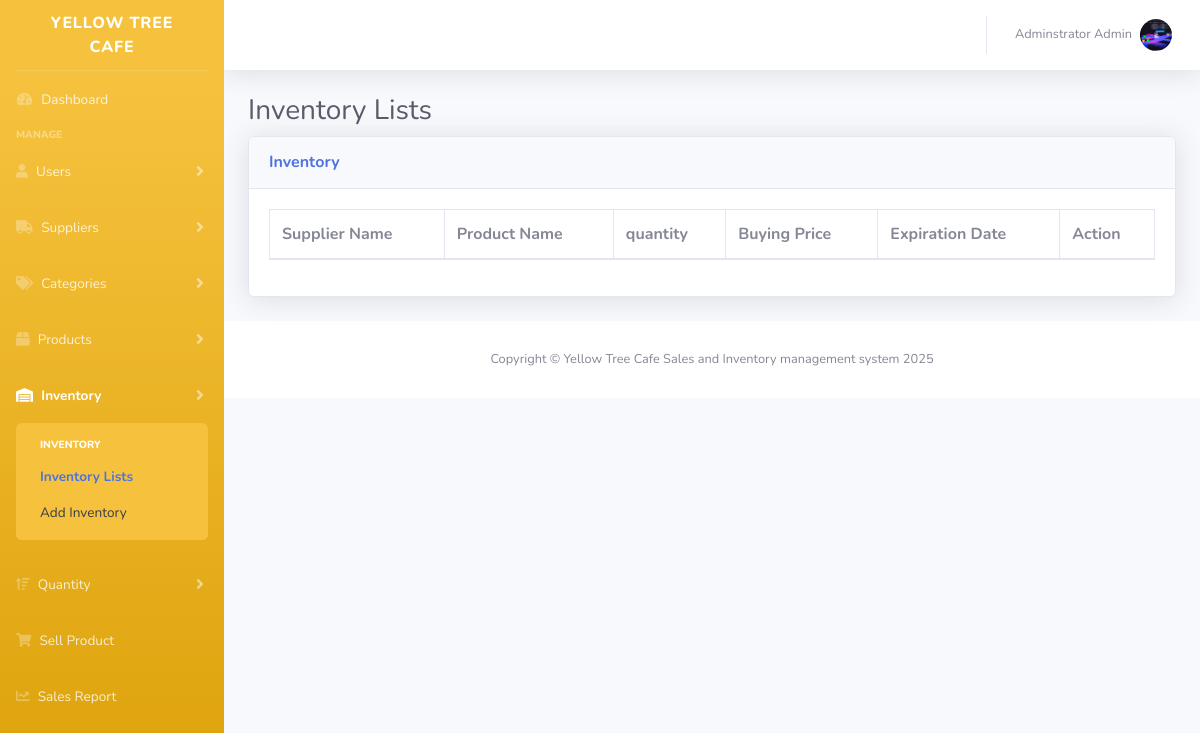
The page /admin/index.php?page=inventory (signed in) on the database as committed earlier.
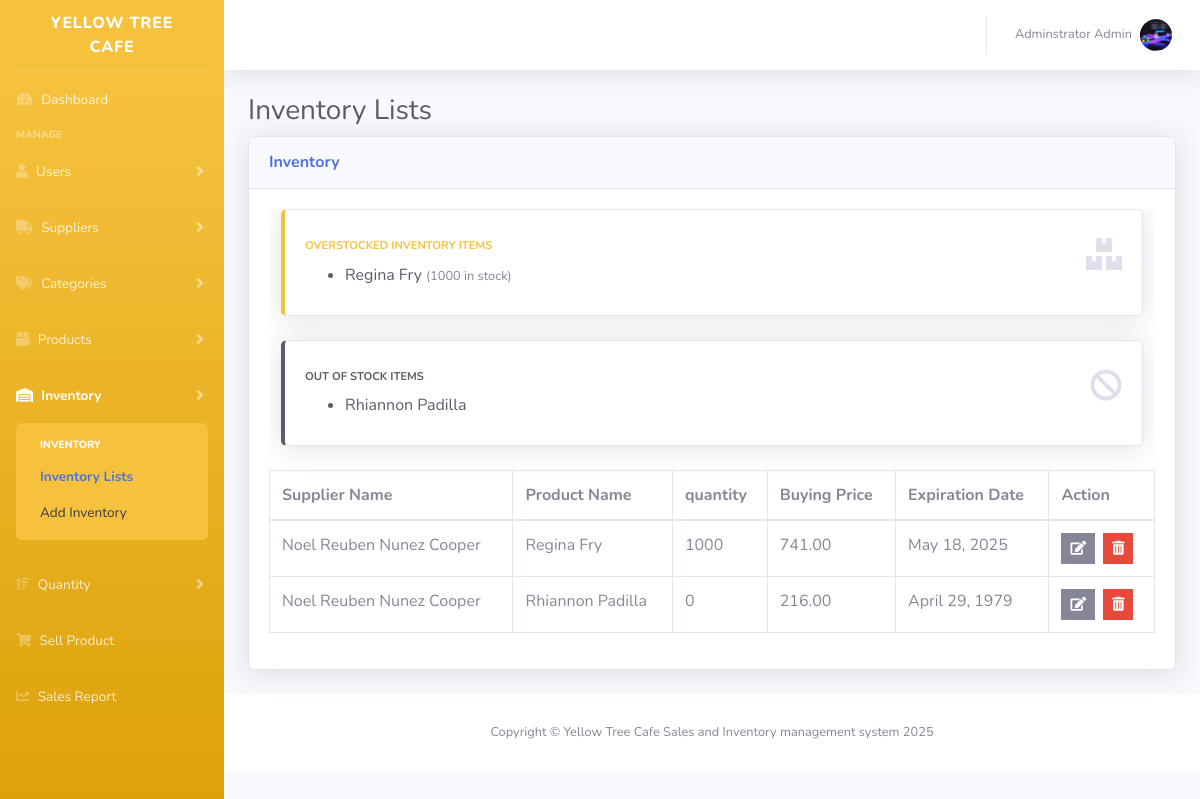
The same page on the database as committed later.
### tables this page shows
CREATE TABLE `users` (
  `id` int(11) NOT NULL,
  `fname` varchar(50) NOT NULL,
  `mname` varchar(50) NOT NULL,
  `lname` varchar(50) NOT NULL,
  `email` varchar(50) NOT NULL,
  `contact` varchar(30) NOT NULL,
  `password` varchar(225) NOT NULL,
  `address` longtext DEFAULT NULL,
  `role` varchar(50) NOT NULL,
  `photo` varchar(225) DEFAULT NULL,
  `created_at` timestamp NOT NULL DEFAULT current_timestamp() ON UPDATE current_timestamp(),
  `updated_at` date NOT NULL
);

CREATE TABLE `inventory` (
  `id` int(11) NOT NULL,
  `supplier_id` int(11) NOT NULL,
  `product_name` varchar(255) NOT NULL,
  `quantity` int(10) DEFAULT 0,
  `buy_price` varchar(10) DEFAULT NULL,
  `expDate` date NOT NULL,
  `updated_at` date NOT NULL,
  `created_at` date NOT NULL DEFAULT current_timestamp()
);

CREATE TABLE `suppliers` (
  `id` int(11) NOT NULL,
  `fname` varchar(50) NOT NULL,
  `mname` varchar(50) NOT NULL,
  `lname` varchar(50) NOT NULL,
  `company` varchar(30) NOT NULL,
  `contact` varchar(50) NOT NULL,
  `email` varchar(30) NOT NULL,
  `address` longtext NOT NULL,
  `created_at` timestamp NOT NULL DEFAULT current_timestamp(),
  `updated_at` timestamp NOT NULL DEFAULT current_timestamp()
);

### app/session/adminSession.php (called while the page is built, shortened)
<?php
    require_once(__DIR__ . '/../init.php');
	$sql = "SELECT * FROM users WHERE id = '".$_SESSION['admin']."'";
	$query = $conn->query($sql);
	$user = $query->fetch_assoc();
?>

### admin/inventory.php (the view, shortened to what this page needs)
<?php
$sql = "SELECT *, inventory.id AS inven_id FROM inventory
  LEFT JOIN suppliers  ON inventory.supplier_id = suppliers.id
";
$result = mysqli_query($conn, $sql);
$items = mysqli_fetch_all($result, MYSQLI_ASSOC);
function getOverstockedItems($conn, $threshold = 100)
{
  $query = "SELECT product_name, quantity FROM inventory WHERE quantity > $threshold";
  $result = mysqli_query($conn, $query);
  $items = [];
  while ($row = mysqli_fetch_assoc($result)) {
    $items[] = $row;
  }
  return $items;
}
function getOutOfStockItems($conn) {
    $query = "SELECT product_name FROM inventory WHERE quantity = 0";
    $result = mysqli_query($conn, $query);
    $items = [];
    while ($row = mysqli_fetch_assoc($result)) {
        $items[] = $row;
    }
    return $items;
}
$overstocked_items = getOverstockedItems($conn);
$out_of_stock_items = getOutOfStockItems($conn);
?>
<div class="content-wxrapper">
  <div class="container-fluid">
    <h1 class="h3 mb-2 text-gray-800">Inventory Lists</h1>
    <div class="card shadow mb-4">
      <div class="card-header py-3">
        <h6 class="m-0 font-weight-bold text-primary">Inventory</h6>
      </div>
      <div class="card-body">
        <div class="table-responsive">
          <?php if (count($overstocked_items) > 0): ?>
            <div class="col-xl-12 col-md-12 mb-4">
              <div class="card border-left-warning shadow h-100 py-2">
                <div class="card-body">
                  <div class="row no-gutters align-items-start">
                    <div class="col mr-2">
                      <div class="text-xs font-weight-bold text-warning text-uppercase mb-2">
                        Overstocked Inventory Items
                      </div>
                      <ul class="mb-0 text-gray-800">
                        <?php foreach ($overstocked_items as $item): ?>
                          <li>
                            <?= htmlspecialchars($item['product_name']) ?>
                            <small class="text-muted">(<?= $item['quantity'] ?> in stock)</small>
                          </li>
                        <?php endforeach; ?>
                      </ul>
                    </div>
                    <div class="col-auto">
                      <a href="index.php?page=inventory">
                        <i class="fas fa-boxes fa-2x text-gray-300"></i>
                      </a>
                    </div>
                  </div>
                </div>
              </div>
            </div>
          <?php endif; ?>
          <?php if (count($out_of_stock_items) > 0): ?>
            <div class="col-xl-12 col-md-12 mb-4">
              <div class="card border-left-dark shadow h-100 py-2">
                <div class="card-body">
                  <div class="row no-gutters align-items-start">
                    <div class="col mr-2">
                      <div class="text-xs font-weight-bold text-dark text-uppercase mb-2">
                        Out of Stock Items
                      </div>
                      <ul class="mb-0 text-gray-800">
                        <?php foreach ($out_of_stock_items as $item): ?>
                          <li><?= htmlspecialchars($item['product_name']) ?></li>
                        <?php endforeach; ?>
                      </ul>
                    </div>
                    <div class="col-auto">
                      <a href="index.php?page=inventory">
                        <i class="fas fa-ban fa-2x text-gray-300"></i>
                      </a>
                    </div>
                  </div>
                </div>
              </div>
            </div>
          <?php endif; ?>
          <table class="table table-bordered" id="dataTable" width="100%" cellspacing="0">
            <thead>
              <tr>
                <th>Supplier Name</th>
                <th>Product Name</th>
                <th>quantity</th>
                <th>Buying Price</th>
                <th>Expiration Date</th>
                <th>Action</th>
              </tr>
            </thead>
            <tbody>
              <?php foreach ($items as $item) : ?>
                <tr>
                  <td><?= htmlspecialchars($item['fname'] . ' ' . $item['mname'] . ' ' . $item['lname']) ?></td>
                  <td><?= htmlspecialchars($item['product_name']) ?></td>
                  <td><?= htmlspecialchars($item['quantity']) ?></td>
                  <td><?= number_format($item['buy_price'], 2) ?></td>
                  <td><?php echo date("F d, Y", strtotime($item['expDate'])); ?></td>
                  <td>
                    <div class="btn-group">
                      <a href="index.php?page=inventory_form&edit_id=<?= htmlspecialchars($item['inven_id']) ?>" class="btn btn-secondary btn-sm rounded-0">
                        <i class="fas fa-edit"></i>
                      </a>
                      <form action="../app/action/inventory_process.php" method="POST" style="display:inline;">
                        <button type="submit" class="btn btn-danger btn-sm rounded-0 ml-2" onclick="return confirm('Are you sure you want to delete this Product?')">
                          <i class="fas fa-trash-alt"></i>
                        </button>
                      </form>
                    </div>
                  </td>
                </tr>
              <?php endforeach; ?>
            </tbody>
          </table>
        </div>
      </div>
    </div>
  </div>
</div>

### includes/header.php (shortened to what this page needs)
<!DOCTYPE html>
<html lang="en">
<head>
    <link href="../plugin/vendor/fontawesome-free/css/all.min.css" rel="stylesheet" type="text/css">
    <link href="../plugin/css/sb-admin-2.min.css" rel="stylesheet">
    <link href="../plugin/vendor/datatables/dataTables.bootstrap4.min.css" rel="stylesheet">
</head>

### admin/index.php (shortened to what this page needs)
<?php
require_once(__DIR__ . '/../app/session/adminSession.php');
require_once '../includes/header.php';
?>
<body id="page-top">
  <div id="wrapper">
    <?php require_once '../includes/sidebar.php'; ?>
    <div id="content-wrapper" class="d-flex flex-column">
      <div id="content">
        <?php
        require_once '../includes/menubar.php';
        $page = isset($_GET['page']) ? $_GET['page'] : 'dashboard';
        $pages = [
          'dashboard' => 'dashboard.php',
          'suppliers' => 'supplier.php',
          'supplier_form' => 'supplier_form.php',
          'category' => 'category.php',
          'category_form' => 'category_form.php',
          'products' => 'product.php',
          'product_form' => 'product_form.php',
          'inventory' => 'inventory.php',
          'inventory_form' => 'inventory_form.php',
          'staff' => 'staff.php',
          'staff_form' => 'staff_form.php',
          'sell_form' => 'sell_form.php',
          'quantity_form' => 'quantity_form.php',
          'quantity' => 'quantity.php',
          'sales_report' => 'sales_report.php',
          'info_sales' => 'info_sales.php',
          'profile' => 'profile.php',
        ];
        if (array_key_exists($page, $pages)) {
          require_once $pages[$page];
        } else {
          require_once 'notfound.php';
        }
        ?>
        <?php require_once '../includes/footer.php'; ?>
      </div>
</body>
</html>

### includes/sidebar.php (shortened to what this page needs)
<?php $page = isset($_GET['page']) ? $_GET['page'] : 'index'; ?>
<ul class="navbar-nav bg-gradient-warning sidebar sidebar-dark accordion" id="accordionSidebar">
    <a class="sidebar-brand d-flex align-items-center justify-content-center" href="index.php">
        <div class="sidebar-brand-text mx-3">Yellow Tree Cafe</div>
    </a>
    <hr class="sidebar-divider my-0">
    <li class="nav-item <?= $page == 'index' ? 'active' : '' ?>">
        <a class="nav-link" href="index.php">
            <i class="fas fa-fw fa-tachometer-alt"></i>
            <span>Dashboard</span>
        </a>
    </li>
    <div class="sidebar-heading">Manage</div>
    <li class="nav-item <?= in_array($page, ['staff', 'staff_form']) ? 'active' : '' ?>">
        <a class="nav-link collapsed" href="#" data-toggle="collapse" data-target="#collapseOne"
            aria-expanded="true" aria-controls="collapseOne">
            <i class="fas fa-user"></i>
            <span>Users</span>
        </a>
    </li>
    <li class="nav-item <?= in_array($page, ['suppliers', 'supplier_form']) ? 'active' : '' ?>">
        <a class="nav-link collapsed" href="#" data-toggle="collapse" data-target="#collapseTwo"
            aria-expanded="true" aria-controls="collapseTwo">
            <i class="fas fa-truck"></i>
            <span>Suppliers</span>
        </a>
    </li>
    <li class="nav-item <?= in_array($page, ['category', 'category_form']) ? 'active' : '' ?>">
        <a class="nav-link collapsed" href="#" data-toggle="collapse" data-target="#collapseTree"
            aria-expanded="true" aria-controls="collapseTree">
            <i class="fas fa-tags"></i>
            <span>Categories</span>
        </a>
    </li>
    <li class="nav-item <?= in_array($page, ['products', 'product_form']) ? 'active' : '' ?>">
        <a class="nav-link collapsed" href="#" data-toggle="collapse" data-target="#collapseFour"
            aria-expanded="true" aria-controls="collapseFour">
            <i class="fas fa-box"></i>
            <span>Products</span>
        </a>
    </li>
    <li class="nav-item <?= in_array($page, ['inventory', 'inventory_form']) ? 'active' : '' ?>">
        <a class="nav-link collapsed" href="#" data-toggle="collapse" data-target="#collapseFive"
            aria-expanded="true" aria-controls="collapseFive">
            <i class="fas fa-warehouse"></i>
            <span>Inventory</span>
        </a>
        <div id="collapseFive" class="collapse <?= in_array($page, ['inventory', 'inventory_form']) ? 'show' : '' ?>" data-parent="#accordionSidebar">
            <div class="bg-warning py-2 collapse-inner rounded">
                <h6 class="collapse-header text-white">Inventory</h6>
                <a class="collapse-item <?= $page == 'inventory' ? 'active' : '' ?>" href="index.php?page=inventory">Inventory Lists</a>
                <a class="collapse-item <?= $page == 'inventory_form' ? 'active' : '' ?>" href="index.php?page=inventory_form">Add Inventory</a>
            </div>
        </div>
    </li>
    <li class="nav-item <?= in_array($page, ['quantity', 'quantity_form']) ? 'active' : '' ?>">
        <a class="nav-link collapsed" href="#" data-toggle="collapse" data-target="#collapsesix"
            aria-expanded="true" aria-controls="collapsesix">
            <i class="fas fa-sort-amount-up"></i>
            <span>Quantity</span>
        </a>
    </li>
    <li class="nav-item <?= $page == 'sell_form' ? 'active' : '' ?>">
        <a class="nav-link" href="index.php?page=sell_form">
            <i class="fas fa-shopping-cart"></i>
            <span>Sell Product</span>
        </a>
    </li>
    <li class="nav-item <?= $page == 'sales_report' ? 'active' : '' ?>">
        <a class="nav-link" href="index.php?page=sales_report">
            <i class="fas fa-chart-line"></i>
            <span>Sales Report</span>
        </a>
    </li>
</ul>

### includes/menubar.php (shortened to what this page needs)
<nav class="navbar navbar-expand navbar-light bg-white topbar mb-4 static-top shadow">
    <ul class="navbar-nav ml-auto">
        <li class="nav-item dropdown no-arrow">
            <a class="nav-link dropdown-toggle" href="#" id="userDropdown" role="button"
                data-toggle="dropdown" aria-haspopup="true" aria-expanded="false">
                <?php
                $photo = !empty($user['photo']) ? "../plugin/img/" . $user['photo'] : "../plugin/img/default.png";
                ?>
                <span class="mr-2 d-none d-lg-inline text-gray-600 small"><?php echo $user['fname']. ' '.$user['mname']. ' '.$user['lname'] ?></span>
                <img class="img-profile rounded-circle" src="<?php echo $photo; ?>" >
            </a>
        </li>
    </ul>
</nav>

### includes/footer.php (shortened to what this page needs)
<footer class="sticky-footer bg-white">
             <div class="container my-auto">
                 <div class="copyright text-center my-auto">
                     <span>Copyright &copy; Yellow Tree Cafe Sales and Inventory management system 2025</span>
                 </div>
             </div>
         </footer>
     </div>
 </div>

Rows that differ between the two databases and show on the page:
added inventory: product_name "Regina Fry", quantity "1000", supplier.lname "Noel Reuben Nunez Cooper", buy_price "741.00", expDate "May 18, 2025"
added inventory: product_name "Rhiannon Padilla", supplier.lname "Noel Reuben Nunez Cooper", quantity "0", buy_price "216.00", expDate "April 29, 1979"
Other text that changed with them:
text now shown: "OVERSTOCKED INVENTORY ITEMS OUT OF STOCK ITEMS"
